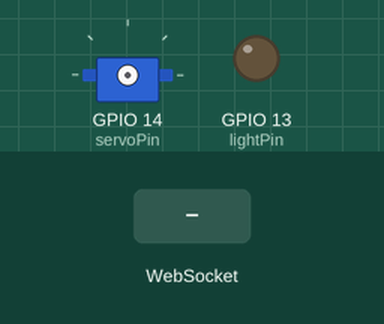
This sketch was run on a simulated ESP32. Shown: servo, output pins drawn as LEDs (lit = HIGH). The inputs (shaded band) are chosen by the test bench. WiFi joins after 1.5 s; servers stay silent unless stated; servo pulses on a pin are drawn as a servo (544–2400 µs = 0–180°); not simulated (calls return 0 or success): ssid_password.h; what the sketch prints to the serial monitor is not drawn.

Above: at 2.7 s.
2.8 s: WebSocket text "," received
4.3 s: WebSocket text "1" received
At 5.5 s:
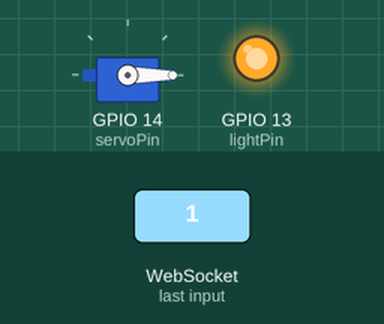
5.8 s: WebSocket text "90" received
At 6.9 s:
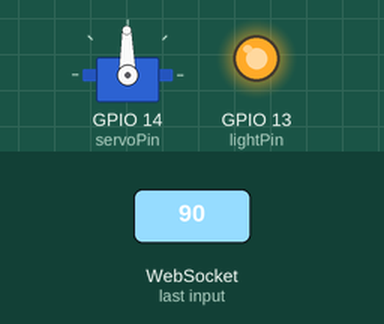
Timing chart, 0 to 8.8 s (numbered marks = the images above; inputs shaded):
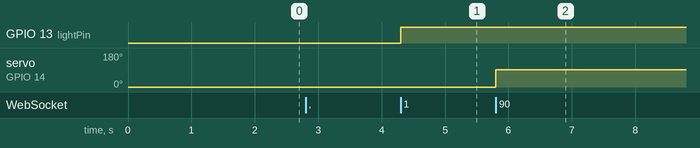

The sketch:

Listing11-12.ino
```cpp
/*******************************************************************************
 * Sketch name: Main sketch with WebSocket
 * Description: Webpage with control functions
 * Created on:  February 2023
 * Author:      Neil Cameron
 * Book:        ESP32 Communication
 * Chapter :    11 - ESP32_CAM camera
 ******************************************************************************/

#include <WebServer.h>          // include Webserver library
WebServer server;           // associate server with library
#include <WebSocketsServer.h>       // include Websocket library
WebSocketsServer websocket = WebSocketsServer(81);  // set WebSocket port 81
#include <ssid_password.h>        // file with SSID and password
#include "buildpage.h"          // webpage HTML & AJAX code
int lightPin = 13;
int servoPin = 14;
int channel = 10, freq = 50, resol = 8;
String str, text[3], direct = "null", Ndirect;
int comma1, comma2, light = 0, Nlight, servo = 20, Nservo, duty;

void setup()
{
  Serial.begin(115200);         // Serial Monitor baud rate
  pinMode(lightPin, OUTPUT);
  ledcAttachPin(servoPin, channel);     // attach servoPin to channel
  ledcSetup(channel, freq, resol);      // define square wave frequency
  WiFi.begin(ssid, password);       // connect and initialise Wi-Fi
  while (WiFi.status() != WL_CONNECTED) delay(500);
  Serial.println(WiFi.localIP());     // display web server IP address
  server.begin();
  server.on("/", base);         // load default webpage
  websocket.begin();          // initialise WebSocket
  websocket.onEvent(wsEvent);       // wsEvent on WebSocket event
}

void base()             // function to return HTML code
{
  server.send(200, "text/html", page);
}

void loop()
{
  server.handleClient();        // manage HTTP requests
  websocket.loop();         // handle WebSocket data
}
```

buildpage.h
```cpp
const char page[] PROGMEM = R"+++(
<!doctype html><html><head>
<meta name='viewport' content='width=device-width,initial-scale=1.0'>
<meta charset='UTF-8'>
<title>ESP32</title>
<style>
body {font-family:Arial; text-align:center; margin-top:5px;}
table {margin: auto}
td {padding: 8px;}
.btn {display:block; width:100px; margin:auto; padding:10px;
      font-size:18px; color:white; text-decoration:none;}
.on {background-color: SteelBlue;}
.off {background-color: LightSteelBlue;}
</style>
</head>
<body id='initialise'>
<h1>Webpage control function</h1>
<table align='center'><tr>
<td colspan = '2'><input type='radio' id='r1'
     onclick='changeLight()'>change light
<img id='bulb' width='25' height='50'
     src='https://www.w3schools.com/jsref/pic_bulboff.gif'>
<span id='lightId'>off</span></td>
</tr><tr>
<td><input autocomplete='on' type='range' min='20' max='160' value='20'
     class='slider' id='Slider' oninput='sendSlider()'></td>
<td><label id='sliderId'>decrease - increase angle (20&deg)</label></td>
</tr><tr>
<td colspan = '3' align='center'><button class='btn off' id='F';
     onclick='direction("forward",id);'>forward</button></td>
</tr></table>
<table><tr>
<td align='center'><button class='btn off' id='L'
     onclick='direction("left",id);'>left</button></td>
<td align='center'><button class='btn on'  id='S'
     onclick='direction("stop",id);'>stop</button></td>
<td align='center'><button class='btn off' id='R'
     onclick='direction("right",id);'>right</button></td>
</tr><tr>
<td colspan = '3' align='center'><button class='btn off' id='B'
     onclick='direction("backward",id);'>backward</button></td>
</tr></table>
<script>
var sliderVal = 20;
var lightVal = 0;
var directVal = "null";
document.getElementById('initialise').onload = function() {init()};
function init()
{
  wskt = new WebSocket('ws://' + window.location.hostname + ':81/');
}
function sendSlider()
{
  sliderVal = document.getElementById('Slider').value;
  document.getElementById('sliderId').innerHTML =
     'decrease - increase angle ('+ sliderVal.toString() + '&deg)';
  wskt.send(sliderVal +','+ lightVal +','+ directVal);
}
function changeLight()
{
  lightVal = 1 - lightVal;
  if(lightVal == 1) {lightTag = 'on';}
  else {lightTag = 'off';}
  document.getElementById('lightId').innerHTML = lightTag;
  document.getElementById('r1').checked=false;
  var image = document.getElementById('bulb');
  if (image.src.match('bulboff'))
       {image.src = 'https://www.w3schools.com/js/pic_bulbon.gif';}
  else {image.src = 'https://www.w3schools.com/js/pic_bulboff.gif';}
  wskt.send(sliderVal +','+ lightVal +','+ directVal);
}
function direction(direct,butn)
{
  document.getElementById('F').className = 'btn off'
  document.getElementById('B').className = 'btn off'
  document.getElementById('L').className = 'btn off'
  document.getElementById('R').className = 'btn off'
  document.getElementById('S').className = 'btn off'
  document.getElementById(butn).className = 'btn on'
  directVal = direct;
  wskt.send(sliderVal +','+ lightVal +','+ directVal);
}
</script>
</body></html>
)+++";
```

wsEvent.ino
```cpp
void wsEvent(uint8_t n, WStype_t type, uint8_t * message, size_t length)
{
  if(type == WStype_TEXT)
  {
    str = "";            // build string from characters
    for (int i=0; i<length; i++) str = str + char(message[i]);
    comma1 = str.indexOf(",");      // comma positions
    comma2 = str.lastIndexOf(",");
    text[0] = str.substring(0, comma1);   // substrings between commas
    text[1] = str.substring(comma1+1, comma2);
    Nservo = text[0].toInt();       // convert string to integer
    Nlight = text[1].toInt();
    Ndirect = str.substring(comma2+1);
    if(Nlight != light)
    {
      light = Nlight;
      digitalWrite(lightPin, light);    // update LED state
      Serial.printf("light %d \n", light);
    }
    if(Nservo != servo)
    {
      servo = Nservo;
      duty = round((2.5+servo/18.0)*(pow(2,resol)-1)/100.0);
      ledcWrite(channel, duty);     // update servo position
      Serial.printf("servo %d pulse %d \n", servo, duty);
    }
    if(Ndirect != direct)
    {
       direct = Ndirect;        // update direction text
       Serial.printf("direction %s \n", direct);
    }
  }
}
```

Measured:
- after the input at 4.3 s, GPIO 13 (lightPin): LOW → HIGH at once
- after the input at 5.8 s, servo on GPIO 14 (servoPin): 0° → 91° at once
